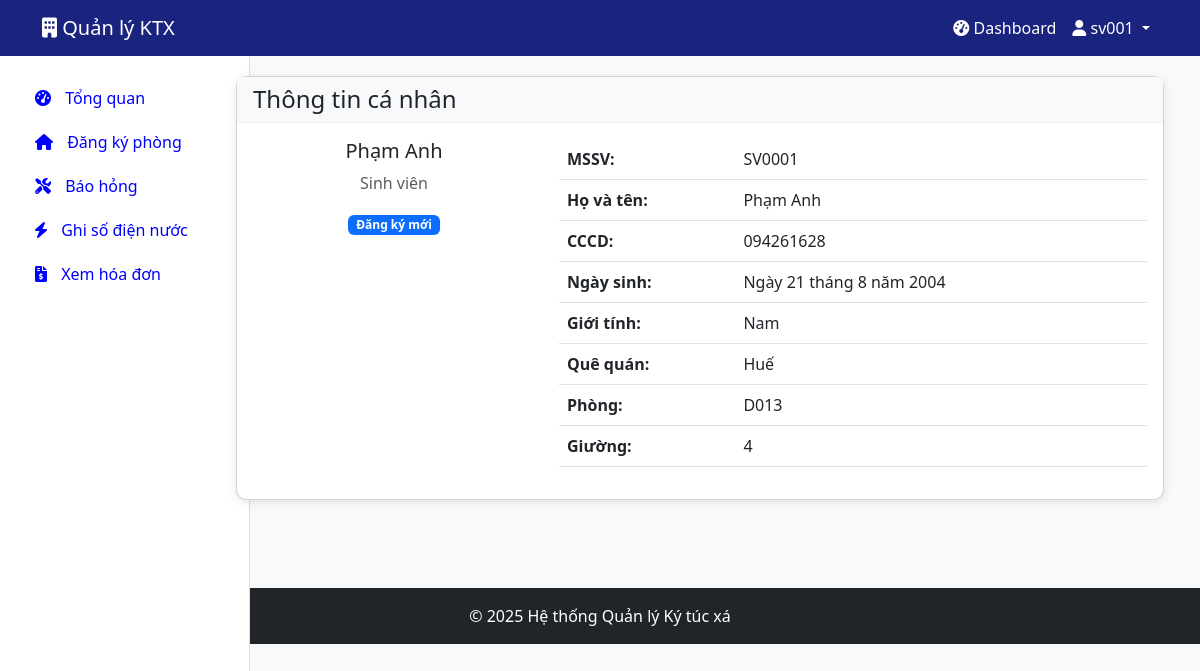
Page /profile/ (signed in) on the earlier database version.
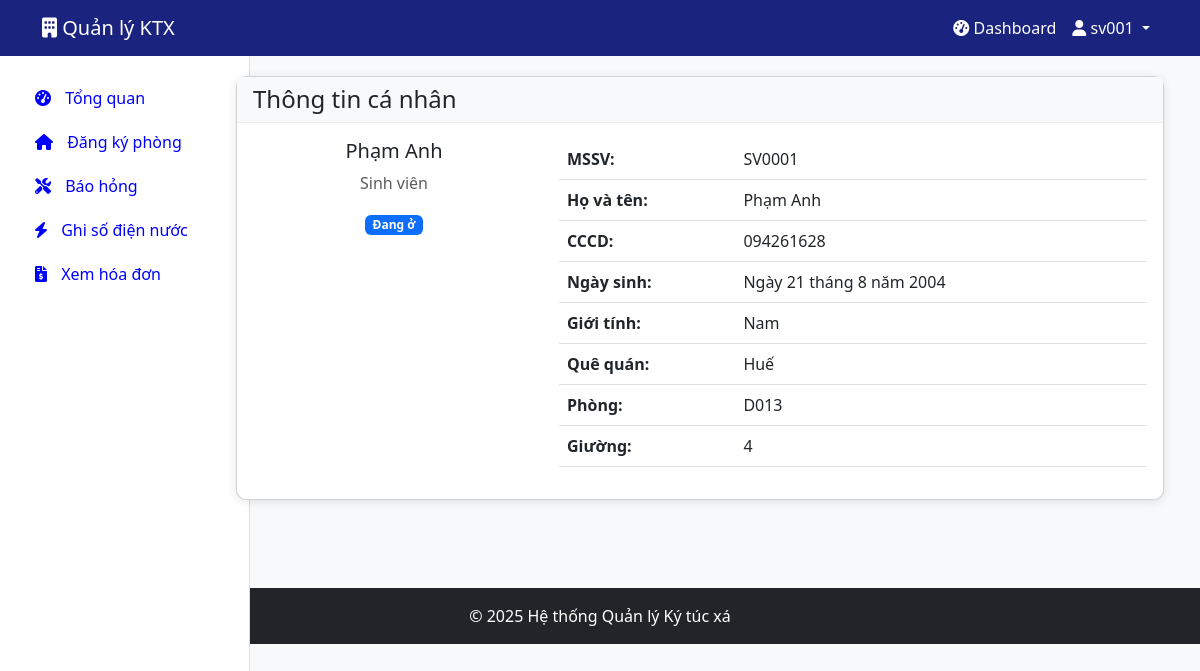
Same page on the later database version.
### dormitory/models.py (models this page shows, shortened)
class SinhVien(models.Model):
    mssv = models.CharField(max_length=20, primary_key=True)
    ho_ten = models.CharField(max_length=50)
    cccd = models.CharField(max_length=12)
    ngay_sinh = models.DateField()
    gioi_tinh = models.BooleanField()
    que_quan = models.CharField(max_length=100)
    trang_thai = models.CharField(max_length=20)
    so_phong = models.CharField(max_length=20)
    so_giuong = models.IntegerField()
    tai_khoan = models.OneToOneField(TaiKhoan, on_delete=models.CASCADE)

### dormitory/views.py (the view)
# urls.py: path('profile/', views.profile, name='profile'),
@login_required
def profile(request):
    try:
        tai_khoan = TaiKhoan.objects.get(user=request.user)
        if tai_khoan.role == 'student':
            try:
                student = SinhVien.objects.get(tai_khoan=tai_khoan)
                return render(request, 'dormitory/profile.html', {'user_profile': student, 'role': 'student'})
            except SinhVien.DoesNotExist:
                return redirect('complete_profile')
        elif tai_khoan.role == 'manager':
            try:
                manager = QuanLy.objects.get(tai_khoan=tai_khoan)
                return render(request, 'dormitory/profile.html', {'user_profile': manager, 'role': 'manager'})
            except QuanLy.DoesNotExist:
                return redirect('complete_profile')
    except TaiKhoan.DoesNotExist:
        tai_khoan = TaiKhoan.objects.create(user=request.user, role='student')
        return redirect('complete_profile')

### dormitory/templates/dormitory/profile.html (shortened to what this page needs)
{% extends 'base.html' %}
{% block content %}
<div class="container">
    <div class="card">
        <div class="card-header">
            <h4 class="mb-0">Thông tin cá nhân</h4>
        </div>
        <div class="card-body">
            {% if role == 'student' %}
                <div class="row">
                    <div class="col-md-4 text-center mb-4 mb-md-0">
                        <h5>{{ user_profile.ho_ten }}</h5>
                        <p class="text-muted">Sinh viên</p>
                        <p><span class="badge bg-primary">{{ user_profile.trang_thai }}</span></p>
                    </div>
                    <div class="col-md-8">
                        <table class="table">
                            <tr>
                                <th style="width: 30%;">MSSV:</th>
                                <td>{{ user_profile.mssv }}</td>
                            </tr>
                            <tr>
                                <th>Họ và tên:</th>
                                <td>{{ user_profile.ho_ten }}</td>
                            </tr>
                            <tr>
                                <th>CCCD:</th>
                                <td>{{ user_profile.cccd }}</td>
                            </tr>
                            <tr>
                                <th>Ngày sinh:</th>
                                <td>{{ user_profile.ngay_sinh }}</td>
                            </tr>
                            <tr>
                                <th>Giới tính:</th>
                                <td>{% if user_profile.gioi_tinh %}Nam{% else %}Nữ{% endif %}</td>
                            </tr>
                            <tr>
                                <th>Quê quán:</th>
                                <td>{{ user_profile.que_quan }}</td>
                            </tr>
                            <tr>
                                <th>Phòng:</th>
                                <td>{{ user_profile.so_phong }}</td>
                            </tr>
                            <tr>
                                <th>Giường:</th>
                                <td>{% if user_profile.so_giuong %}{{ user_profile.so_giuong }}{% else %}Chưa có{% endif %}</td>
                            </tr>
                        </table>
                    </div>
                </div>
            {% endif %}
        </div>
    </div>
</div>
{% endblock %}

Differences in the rows shown:
changed SinhVien "Phạm Anh": trang_thai "Đăng ký mới" → "Đang ở"
